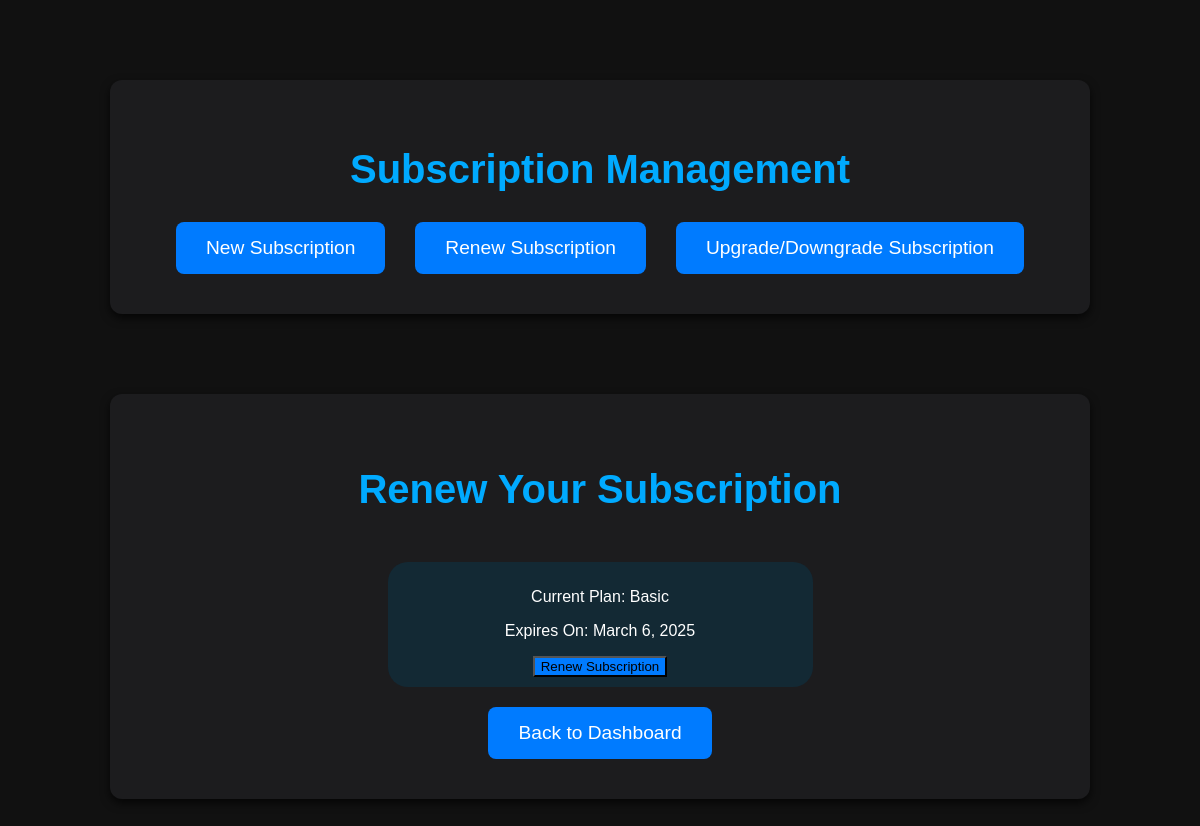
The app's page /renew_subscription/ (signed in), older data.
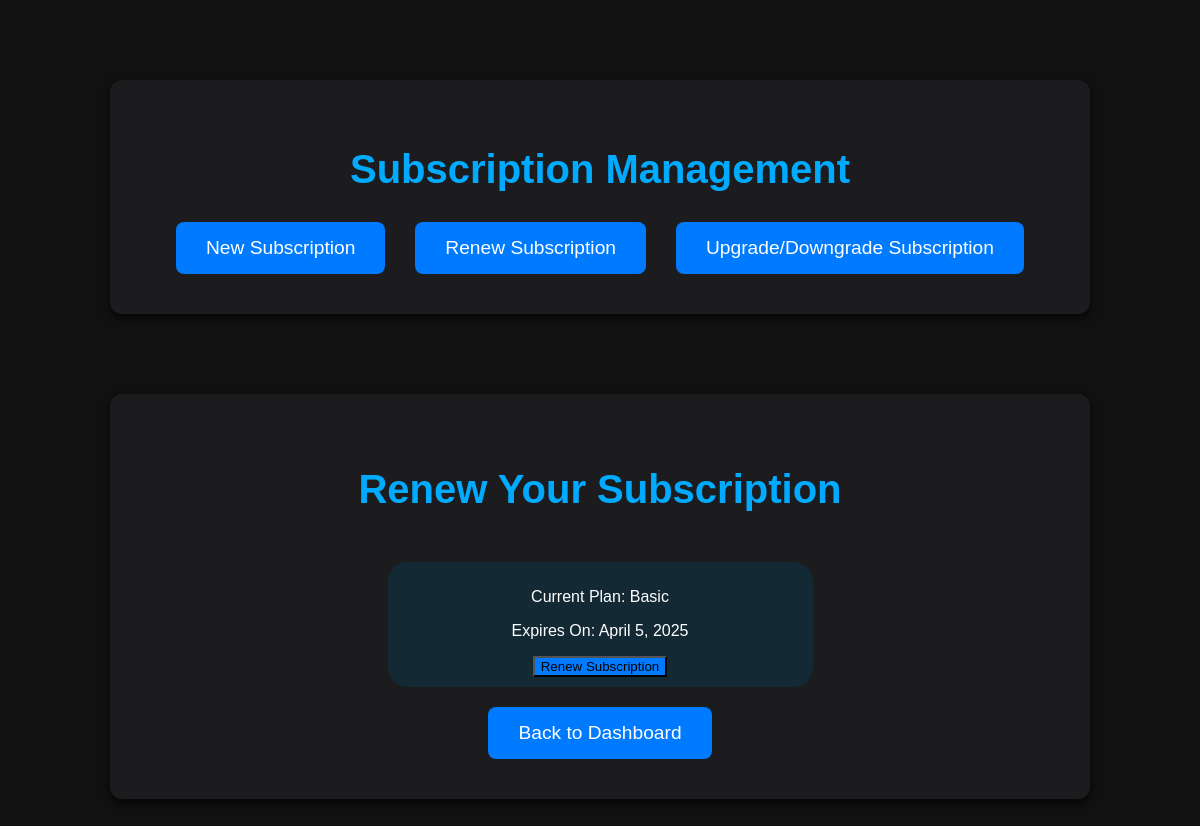
The same page, newer data.
### ottapp/models.py (models this page shows, shortened)
class Subscription(models.Model):
    sub_id = models.AutoField(primary_key=True)
    plan_name = models.CharField(max_length=150)
    exp_date = models.DateField(editable=True)
    U_id = models.ForeignKey(OTT_user, on_delete = models.CASCADE)

### ottapp/views.py (the view, shortened to what this page needs)
# urls.py: path('renew_subscription/',views.renew_subscription, name='renew_subscription'),
def renew_subscription(request):
    try:
        user = request.user
        subscription = Subscription.objects.filter(U_id = user).first()
        if subscription:
            content = {
                'subscription':subscription
            }
        else:
            messages.error(request,"you have not subscribed any plan till now!!")
            return redirect('new_subscription')
    except Exception as e:
        print(e)
        messages.error(request, 'An error occurred while managing subscription. Please try again.')
    return render(request,'renew_subscription.html',content)

### templates/renew_subscription.html (shortened to what this page needs)
{% extends "subscription_base.html" %}
{% block content %}
<div class="subscription-container">
    <h2 class="subscription-title">Renew Your Subscription</h2>
    {% if subscription %}
    <div class = "plan-card">
    <p>Current Plan: {{ subscription.plan_name }}</p>
    <p>Expires On: {{ subscription.exp_date }}</p>
    <form method="POST" >
        <button type="submit" class="subscribe-btn">Renew Subscription</button>
    </form>
    {% else %}
    <p>You don't have an active subscription. <a href="{% url 'new_subscription' %}">Subscribe Now</a></p>
    {% endif %}
    </div>
    <div>
    <a href="{% url 'dashboard' %}"  class="back-to-dash">Back to Dashboard</a>
    </div>
</div>
{% endblock %}

Row changes from the older to the newer data that the page shows:
changed Subscription "Basic": exp_date "March 6, 2025" → "April 5, 2025"
